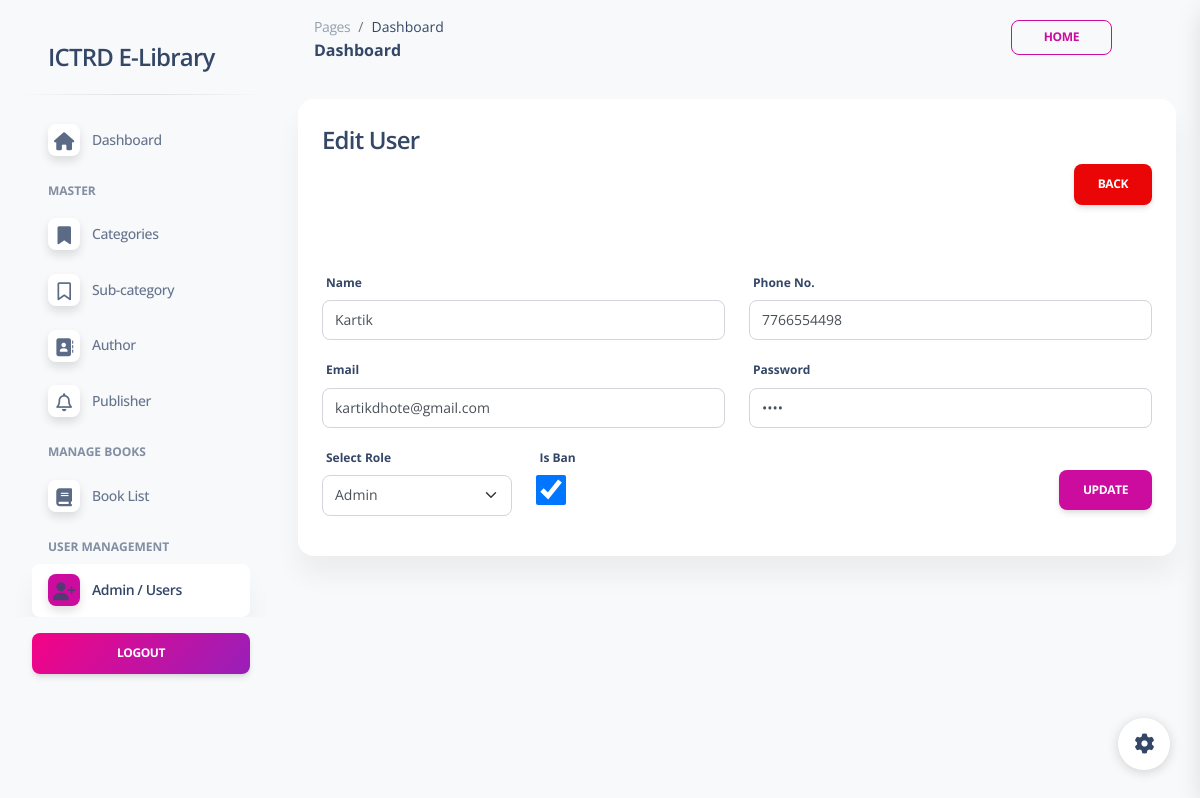
Screenshot of /admin/users-edit.php?id=2 (signed in) with the database file from the repository.
### tables this page shows
CREATE TABLE `users` (
  `id` int(25) UNSIGNED NOT NULL,
  `name` varchar(191) NOT NULL,
  `phone` varchar(20) NOT NULL,
  `email` varchar(100) NOT NULL,
  `password` varchar(100) NOT NULL,
  `is_ban` tinyint(1) NOT NULL DEFAULT 0 COMMENT '0=unban,1=ban',
  `role` varchar(100) NOT NULL COMMENT 'admin, user',
  `created_at` date DEFAULT current_timestamp()
);

### config/function.php (called while the page is built, shortened)
<?php
require 'dbcon.php';
function validate($inputData){
    global $conn;
    $validateData= mysqli_real_escape_string($conn, $inputData);
    return trim($validateData);
}
function checkParamId($paramType){
    if(isset($_GET[$paramType])){
        if($_GET[$paramType] != null){
            return $_GET[$paramType];
        }else{
            return 'No id found';
        }
    }else{
        return 'No id given';
    }
}
function getById($tableName,$id)
{
    global $conn;
    $table = validate($tableName);
    $id = validate($id);
    $query = "SELECT * FROM $table WHERE id='$id' LIMIT 1";
    $result = mysqli_query($conn, $query);
    if($result)
    {
       if(mysqli_num_rows($result)==1)
       {
        $row = mysqli_fetch_array($result,MYSQLI_ASSOC);
        $response = [
            'status' => 200,
            'message' => 'Fetched data',
            'data' =>$row
        ];
        return $response;
       }
    else
    {
        $response = [
            'status' => 404,
            'message' => 'No Data Record'
        ];
        return $response;
    }
}
else{
    $response = [
        'status' => 500,
        'message' => 'Something Went Wrong'
    ];
    return $response;
}
}
?>

### admin/users-edit.php (the view, shortened to what this page needs)
<?php include('includes/header.php')  ?>
<div class="row">
    <div class="col-md-12">
        <div class="card">
            <div class="card-header">
                <h4>Edit User</h4>
                <a href="users.php" class="btn btn-danger float-end" >Back</a>
            </div>
            <div class="card-body">
                <form action="code.php" method="POST">
                <?php
                  $user = getById('users',checkParamId('id'));
                  if($user['status'] == 200)
                  {
                    ?>
                <div class="row">
                    <div class="col-md-6">
                        <div class="mb-3">
                        <label>Name</label>
                        <input type="text" name="name" value="<?= $user['data']['name'];?>" required class="form-control">
                         </div>
                    </div>
                    <div class="col-md-6">
                        <div class="mb-3">
                        <label>Phone No.</label>
                        <input type="text" name="phone" value="<?= $user['data']['phone'];?>" required class="form-control">
                        </div>
                    </div>
                    <div class="col-md-6">
                        <div class="mb-3">
                        <label>Email</label>
                        <input type="email" name="email" value="<?= $user['data']['email'];?>" required class="form-control">
                        </div>
                    </div>
                    <div class="col-md-6">
                        <div class="mb-3">
                        <label>Password</label>
                        <input type="password" name="password" value="<?= $user['data']['password'];?>" required class="form-control">
                        </div>
                    </div>
                    <div class="col-md-3">
                        <div class="mb-3">
                        <label>Select Role</label>
                        <select name="role" required class="form-select">
                        <option value="admin" <?= $user['data']['role'] == 'admin' ? 'selected':'' ;?>>Admin</option>
                        </select>
                        </div>
                    </div>
                    <div class="col-md-3">
                        <div class="mb-3">
                        <label>Is Ban</label>
                        <br/>
                        <input type="checkbox" name="is_ban" <?= $user['data']['is_ban'] == true ? 'checked':'' ;?> style="width:30px; height:30px"/>
                        </div>
                    </div>
                    <div class="col-md-6">
                        <div class="md-3 text-end">
                            <br/>
                        <button type="submit" name="updateUser"  class="btn btn-primary">Update</button>
                        </div>
                    </div>
                </div>
                    <?php
                  }
                  else{
                    echo '<h5>'.$user['message'].'</h5>';
                  }
                ?>
                </form>
            </div>
        </div>
    </div>
</div>
<?php include('includes/footer.php')  ?>

### rows the page displays
users: name "Kartik", phone "7766554498", email "kartikdhote@gmail.com", role "Admin", is_ban "☑"
